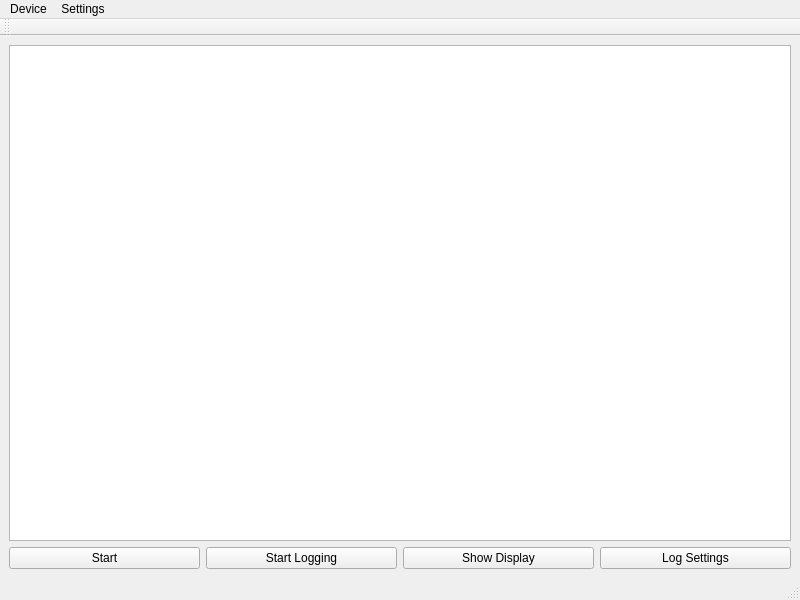
<?xml version="1.0" encoding="UTF-8"?>
<ui version="4.0">
 <class>MainWindow</class>
 <widget class="QMainWindow" name="MainWindow">
  <property name="geometry">
   <rect>
    <x>100</x>
    <y>100</y>
    <width>800</width>
    <height>600</height>
   </rect>
  </property>
  <property name="windowTitle">
   <string>HIT DAQ</string>
  </property>
  <widget class="QWidget" name="centralWidget">
   <layout class="QVBoxLayout" name="verticalLayout">
    <item>
     <widget class="QTextBrowser" name="logWindow"/>
    </item>
    <item>
     <layout class="QHBoxLayout" name="horizontalLayout">
      <item>
       <widget class="QPushButton" name="pushRun">
        <property name="text">
         <string>Start</string>
        </property>
       </widget>
      </item>
      <item>
       <widget class="QPushButton" name="pushLogging">
        <property name="text">
         <string>Start Logging</string>
        </property>
       </widget>
      </item>
      <item>
       <widget class="QPushButton" name="pushDisplay">
        <property name="text">
         <string>Show Display</string>
        </property>
       </widget>
      </item>
      <item>
       <widget class="QPushButton" name="pushLogSettings">
        <property name="text">
         <string>Log Settings</string>
        </property>
       </widget>
      </item>
     </layout>
    </item>
   </layout>
  </widget>
  <widget class="QMenuBar" name="menuBar">
   <property name="geometry">
    <rect>
     <x>0</x>
     <y>0</y>
     <width>800</width>
     <height>22</height>
    </rect>
   </property>
   <widget class="QMenu" name="menuDevice">
    <property name="title">
     <string>Device</string>
    </property>
    <addaction name="actionConnect"/>
    <addaction name="actionDisconnect"/>
   </widget>
   <widget class="QMenu" name="menuSettings">
    <property name="title">
     <string>Settings</string>
    </property>
    <addaction name="actionHost_IP"/>
    <addaction name="actionDevices"/>
    <addaction name="actionTrigger_config"/>
   </widget>
   <addaction name="menuDevice"/>
   <addaction name="menuSettings"/>
  </widget>
  <widget class="QToolBar" name="mainToolBar"/>
  <widget class="QStatusBar" name="statusBar"/>
  <action name="actionConnect">
   <property name="text">
    <string>Connect</string>
   </property>
  </action>
  <action name="actionDisconnect">
   <property name="text">
    <string>Disconnect</string>
   </property>
  </action>
  <action name="actionHost_IP">
   <property name="text">
    <string>Host IP...</string>
   </property>
  </action>
  <action name="actionDevices">
   <property name="text">
    <string>Devices...</string>
   </property>
  </action>
  <action name="actionTrigger_config">
   <property name="text">
    <string>Trigger config...</string>
   </property>
  </action>
 </widget>
 <resources/>
 <connections/>
</ui>
